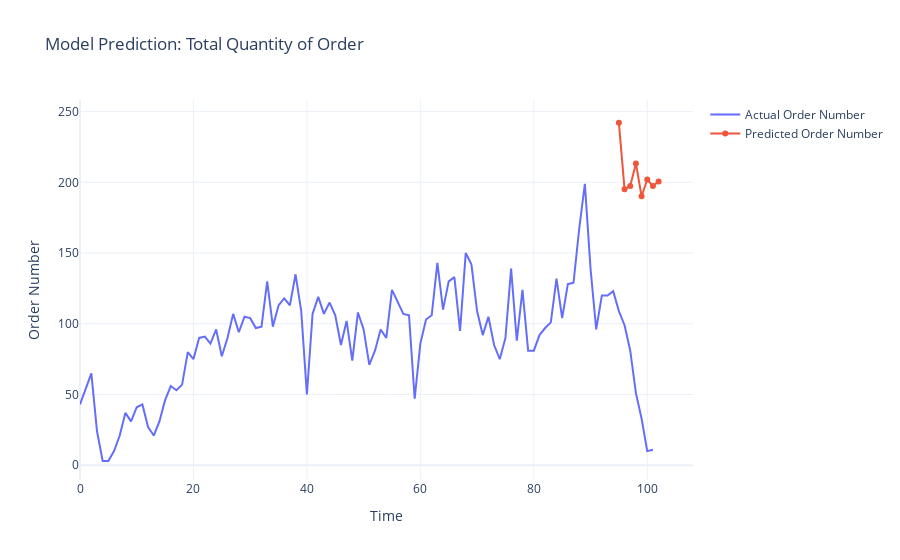

Source (notebook cell):
### Code cell
x = np.arange(95, 103, 1)

fig = go.Figure(layout = {'title': 'Model Prediction: Total Quantity of Order', 
                          'xaxis_title': 'Time', 
                          'yaxis_title': 'Order Number', 
                          'template': 'plotly_white'})
fig.add_trace(go.Scatter(y = data_lstm['order number'], name = 'Actual Order Number'))
fig.add_trace(go.Scatter(x = x, y = tol_pred['predicted'], name = 'Predicted Order Number'))
fig.show()

### Figure 1 — Plotly figure (JSON) as saved in the notebook; plotly's stock layout.template omitted (floating-point values rounded to 4 significant figures)
{"data": [{"name": "Actual Order Number", "type": "scatter", "y": [43, 54, 65, 24, 3, 3, 10, 21, 37, 31, 41, 43, 27, 21, 31, 46, 56, 53, 57, 80, 75, 90, 91, 86, 96, 77, 90, 107, 94, 105, 104, 97, 98, 130, 98, 113, 118, 113, 135, 109, 50, 107, 119, 107, 115, 106, 85, 102, 74, 108, 96, 71, 81, 96, 90, 124, 116, 107, 106, 47, 86, 103, 106, 143, 110, 130, 133, 95, 150, 142, 109, 92, 105, 85, 75, 90, 139, 88, 124, 81, 81, 92, 97, 101, 132, 104, 128, 129, 167, 199, 139, 96, 120, 120, 123, 109, 99, 81, 51, 33, 10, 11]}, {"name": "Predicted Order Number", "type": "scatter", "x": [95, 96, 97, 98, 99, 100, 101, 102], "y": [242.1, 195.0, 197.4, 213.3, 190.1, 202.0, 197.3, 200.6]}], "layout": {"title": {"text": "Model Prediction: Total Quantity of Order"}, "xaxis": {"title": {"text": "Time"}}, "yaxis": {"title": {"text": "Order Number"}}}}
